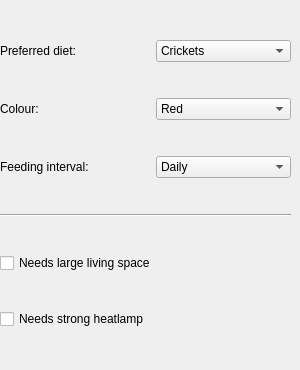
     <widget class="QWidget" name="tabLizard">
      <attribute name="title">
       <string>Lizard-specific</string>
      </attribute>
      <widget class="QWidget" name="widget_7" native="true">
       <property name="geometry">
        <rect>
         <x>0</x>
         <y>10</y>
         <width>291</width>
         <height>351</height>
        </rect>
       </property>
       <layout class="QVBoxLayout" name="verticalLayout_9">
        <item>
         <layout class="QHBoxLayout" name="diet">
          <item>
           <widget class="QLabel" name="lbCurious_2">
            <property name="minimumSize">
             <size>
              <width>150</width>
              <height>0</height>
             </size>
            </property>
            <property name="maximumSize">
             <size>
              <width>150</width>
              <height>100</height>
             </size>
            </property>
            <property name="text">
             <string>Preferred diet:</string>
            </property>
           </widget>
          </item>
          <item>
           <widget class="QComboBox" name="cbDiet">
            <item>
             <property name="text">
              <string>Crickets</string>
             </property>
            </item>
            <item>
             <property name="text">
              <string>Mice</string>
             </property>
            </item>
            <item>
             <property name="text">
              <string>Worms</string>
             </property>
            </item>
           </widget>
          </item>
         </layout>
        </item>
        <item>
         <layout class="QHBoxLayout" name="colourLizard">
          <item>
           <widget class="QLabel" name="lbBarks_6">
            <property name="minimumSize">
             <size>
              <width>150</width>
              <height>0</height>
             </size>
            </property>
            <property name="maximumSize">
             <size>
              <width>150</width>
              <height>100</height>
             </size>
            </property>
            <property name="text">
             <string>Colour:</string>
            </property>
           </widget>
          </item>
          <item>
           <widget class="QComboBox" name="cbColorLizard">
            <item>
             <property name="text">
              <string>Red</string>
             </property>
            </item>
            <item>
             <property name="text">
              <string>Orange</string>
             </property>
            </item>
            <item>
             <property name="text">
              <string>Yellow</string>
             </property>
            </item>
            <item>
             <property name="text">
              <string>Green</string>
             </property>
            </item>
            <item>
             <property name="text">
              <string>Blue</string>
             </property>
            </item>
            <item>
             <property name="text">
              <string>Purple</string>
             </property>
            </item>
            <item>
             <property name="text">
              <string>Pink</string>
             </property>
            </item>
            <item>
             <property name="text">
              <string>White</string>
             </property>
            </item>
            <item>
             <property name="text">
              <string>Black</string>
             </property>
            </item>
            <item>
             <property name="text">
              <string>Brown</string>
             </property>
            </item>
            <item>
             <property name="text">
              <string>Grey</string>
             </property>
            </item>
           </widget>
          </item>
         </layout>
        </item>
        <item>
         <layout class="QHBoxLayout" name="feedingInerval">
          <item>
           <widget class="QLabel" name="lbFeeding">
            <property name="minimumSize">
             <size>
              <width>150</width>
              <height>0</height>
             </size>
            </property>
            <property name="maximumSize">
             <size>
              <width>150</width>
              <height>100</height>
             </size>
            </property>
            <property name="text">
             <string>Feeding interval:</string>
            </property>
           </widget>
          </item>
          <item>
           <widget class="QComboBox" name="cbFeedingInterval">
            <item>
             <property name="text">
              <string>Daily</string>
             </property>
            </item>
            <item>
             <property name="text">
              <string>Weekly</string>
             </property>
            </item>
            <item>
             <property name="text">
              <string>Bi-Weekly</string>
             </property>
            </item>
            <item>
             <property name="text">
              <string>Monthly</string>
             </property>
            </item>
            <item>
             <property name="text">
              <string>&gt; Monthly</string>
             </property>
            </item>
           </widget>
          </item>
         </layout>
        </item>
        <item>
         <widget class="Line" name="line_6">
          <property name="orientation">
           <enum>Qt::Horizontal</enum>
          </property>
         </widget>
        </item>
        <item>
         <layout class="QHBoxLayout" name="SpecialNeeds">
          <item>
           <widget class="QCheckBox" name="boxSpace">
            <property name="text">
             <string>Needs large living space</string>
            </property>
           </widget>
          </item>
         </layout>
        </item>
        <item>
         <layout class="QHBoxLayout" name="AltBreed_Lizard">
          <item>
           <widget class="QCheckBox" name="boxLighting">
            <property name="text">
             <string>Needs strong heatlamp</string>
            </property>
           </widget>
          </item>
         </layout>
        </item>
       </layout>
      </widget>
     </widget>
